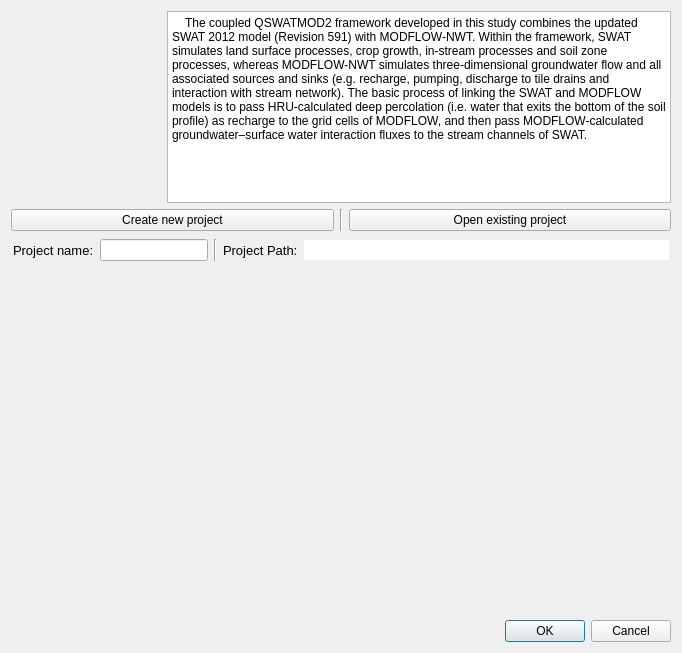
     <widget class="QWidget" name="General">
      <attribute name="title">
       <string>About</string>
      </attribute>
      <layout class="QVBoxLayout" name="verticalLayout_10">
       <item>
        <layout class="QHBoxLayout" name="horizontalLayout_6">
         <item>
          <widget class="QLabel" name="label_logo">
           <property name="maximumSize">
            <size>
             <width>150</width>
             <height>150</height>
            </size>
           </property>
           <property name="text">
            <string/>
           </property>
           <property name="pixmap">
            <pixmap resource="resources.qrc">:/QSWATMOD2/pics/sm_icon.png</pixmap>
           </property>
           <property name="scaledContents">
            <bool>true</bool>
           </property>
          </widget>
         </item>
         <item>
          <widget class="QTextBrowser" name="textBrowser">
           <property name="sizePolicy">
            <sizepolicy hsizetype="Minimum" vsizetype="Minimum">
             <horstretch>0</horstretch>
             <verstretch>0</verstretch>
            </sizepolicy>
           </property>
           <property name="html">
            <string>&lt;!DOCTYPE HTML PUBLIC &quot;-//W3C//DTD HTML 4.0//EN&quot; &quot;http://www.w3.org/TR/REC-html40/strict.dtd&quot;&gt;
&lt;html&gt;&lt;head&gt;&lt;meta name=&quot;qrichtext&quot; content=&quot;1&quot; /&gt;&lt;style type=&quot;text/css&quot;&gt;
p, li { white-space: pre-wrap; }
&lt;/style&gt;&lt;/head&gt;&lt;body style=&quot; font-family:'MS Shell Dlg 2'; font-size:7.8pt; font-weight:400; font-style:normal;&quot;&gt;
&lt;p style=&quot; margin-top:12px; margin-bottom:0px; margin-left:0px; margin-right:0px; -qt-block-indent:0; text-indent:0px;&quot;&gt;&lt;span style=&quot; font-family:'AdvTT6120e2aa,serif'; font-size:9pt;&quot;&gt;    The coupled QSWATMOD2 framework developed in this study combines the updated SWAT 2012 model (Revision 591) with MODFLOW-NWT. Within the framework, SWAT simulates land surface processes, crop growth, in-stream processes and soil zone processes, whereas MODFLOW-NWT simulates three-dimensional groundwater &lt;/span&gt;&lt;span style=&quot; font-size:9pt;&quot;&gt;fl&lt;/span&gt;&lt;span style=&quot; font-family:'AdvTT6120e2aa,serif'; font-size:9pt;&quot;&gt;ow and all associated sources and sinks (e.g. recharge, pumping, discharge to tile drains and interaction with stream network).&lt;/span&gt;&lt;span style=&quot; font-size:9pt;&quot;&gt; &lt;/span&gt;&lt;span style=&quot; font-family:'AdvTT6120e2aa,serif'; font-size:9pt;&quot;&gt;The basic process of linking the SWAT and MODFLOW models is to pass HRU-calculated deep percolation (i.e. water that exits the bottom of the soil pro&lt;/span&gt;&lt;span style=&quot; font-size:9pt;&quot;&gt;fi&lt;/span&gt;&lt;span style=&quot; font-family:'AdvTT6120e2aa,serif'; font-size:9pt;&quot;&gt;le) as recharge to the grid cells of MODFLOW, and then pass MODFLOW-calculated groundwater–surface water interaction fluxes to the stream channels of SWAT.&lt;/span&gt;&lt;/p&gt;&lt;/body&gt;&lt;/html&gt;</string>
           </property>
          </widget>
         </item>
        </layout>
       </item>
       <item>
        <layout class="QHBoxLayout" name="horizontalLayout_7">
         <item>
          <widget class="QPushButton" name="pushButton_newproject">
           <property name="text">
            <string>Create new project</string>
           </property>
          </widget>
         </item>
         <item>
          <widget class="Line" name="line_4">
           <property name="orientation">
            <enum>Qt::Vertical</enum>
           </property>
          </widget>
         </item>
         <item>
          <widget class="QPushButton" name="pushButton_existingproject">
           <property name="text">
            <string>Open existing project</string>
           </property>
          </widget>
         </item>
        </layout>
       </item>
       <item>
        <layout class="QHBoxLayout" name="horizontalLayout_9">
         <property name="leftMargin">
          <number>2</number>
         </property>
         <property name="topMargin">
          <number>2</number>
         </property>
         <property name="rightMargin">
          <number>2</number>
         </property>
         <property name="bottomMargin">
          <number>2</number>
         </property>
         <item>
          <widget class="QLabel" name="label_18">
           <property name="maximumSize">
            <size>
             <width>100</width>
             <height>16777215</height>
            </size>
           </property>
           <property name="font">
            <font>
             <pointsize>10</pointsize>
             <weight>50</weight>
             <bold>false</bold>
            </font>
           </property>
           <property name="text">
            <string>Project name:</string>
           </property>
          </widget>
         </item>
         <item>
          <widget class="QLineEdit" name="lineEdit_Project_Name">
           <property name="sizePolicy">
            <sizepolicy hsizetype="Preferred" vsizetype="Fixed">
             <horstretch>0</horstretch>
             <verstretch>0</verstretch>
            </sizepolicy>
           </property>
          </widget>
         </item>
         <item>
          <widget class="Line" name="line_7">
           <property name="orientation">
            <enum>Qt::Vertical</enum>
           </property>
          </widget>
         </item>
         <item>
          <widget class="QLabel" name="label_27">
           <property name="font">
            <font>
             <pointsize>10</pointsize>
            </font>
           </property>
           <property name="text">
            <string>Project Path:</string>
           </property>
          </widget>
         </item>
         <item>
          <widget class="QLineEdit" name="lineEdit_proj_path">
           <property name="autoFillBackground">
            <bool>false</bool>
           </property>
           <property name="frame">
            <bool>false</bool>
           </property>
           <property name="readOnly">
            <bool>true</bool>
           </property>
          </widget>
         </item>
        </layout>
       </item>
       <item>
        <spacer name="verticalSpacer_2">
         <property name="orientation">
          <enum>Qt::Vertical</enum>
         </property>
         <property name="sizeHint" stdset="0">
          <size>
           <width>20</width>
           <height>80</height>
          </size>
         </property>
        </spacer>
       </item>
       <item>
        <layout class="QHBoxLayout" name="horizontalLayout_8">
         <property name="topMargin">
          <number>5</number>
         </property>
         <item>
          <spacer name="horizontalSpacer_4">
           <property name="orientation">
            <enum>Qt::Horizontal</enum>
           </property>
           <property name="sizeHint" stdset="0">
            <size>
             <width>40</width>
             <height>20</height>
            </size>
           </property>
          </spacer>
         </item>
         <item>
          <widget class="QLabel" name="label_10">
           <property name="sizePolicy">
            <sizepolicy hsizetype="Preferred" vsizetype="Preferred">
             <horstretch>0</horstretch>
             <verstretch>0</verstretch>
            </sizepolicy>
           </property>
           <property name="minimumSize">
            <size>
             <width>580</width>
             <height>260</height>
            </size>
           </property>
           <property name="maximumSize">
            <size>
             <width>580</width>
             <height>260</height>
            </size>
           </property>
           <property name="text">
            <string/>
           </property>
           <property name="pixmap">
            <pixmap resource="resources.qrc">:/QSWATMOD2/pics/SMdiagram_2.png</pixmap>
           </property>
           <property name="scaledContents">
            <bool>true</bool>
           </property>
           <property name="alignment">
            <set>Qt::AlignCenter</set>
           </property>
          </widget>
         </item>
         <item>
          <spacer name="horizontalSpacer_5">
           <property name="orientation">
            <enum>Qt::Horizontal</enum>
           </property>
           <property name="sizeHint" stdset="0">
            <size>
             <width>40</width>
             <height>20</height>
            </size>
           </property>
          </spacer>
         </item>
        </layout>
       </item>
       <item>
        <widget class="QDialogButtonBox" name="button_box">
         <property name="sizePolicy">
          <sizepolicy hsizetype="Minimum" vsizetype="Fixed">
           <horstretch>0</horstretch>
           <verstretch>0</verstretch>
          </sizepolicy>
         </property>
         <property name="orientation">
          <enum>Qt::Horizontal</enum>
         </property>
         <property name="standardButtons">
          <set>QDialogButtonBox::Cancel|QDialogButtonBox::Ok</set>
         </property>
        </widget>
       </item>
      </layout>
     </widget>
